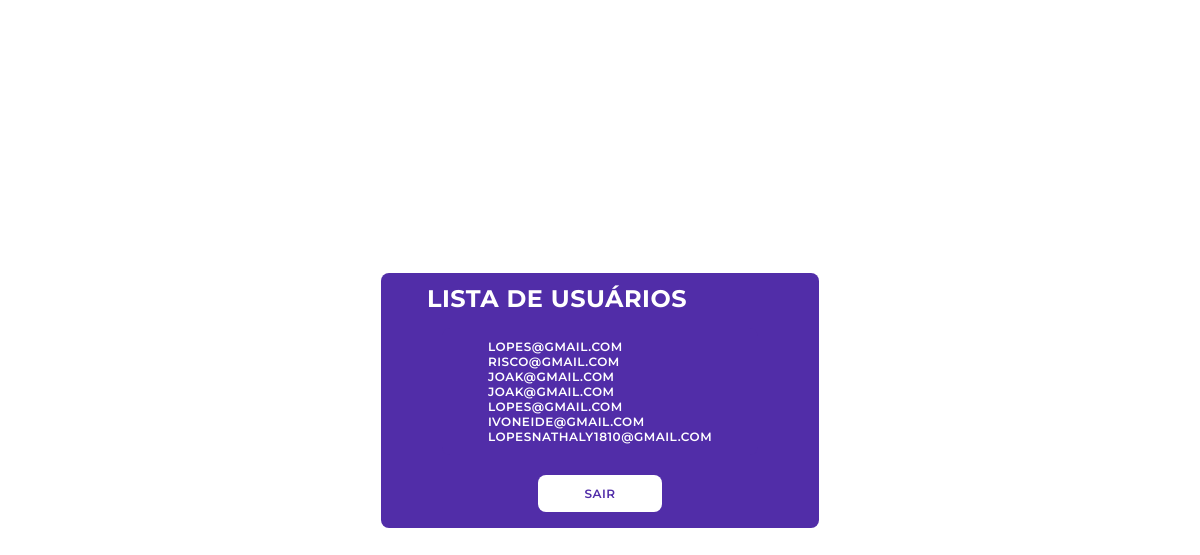
Page /dash (signed in) on the committed database.
### tables this page shows
CREATE TABLE usuarios (
    id INTEGER PRIMARY KEY AUTOINCREMENT,
    email TEXT NOT NULL,
    senha TEXT NOT NULL
);

### app.py (the view)
@app.route('/dash')
@login_required
def dash():
    usuarios = User.get_all()
    return render_template('dash.html', usuarios=usuarios)

### app.py (called while the page is built)
@login_manager.user_loader
def load_user(user_id):
    return User.get(user_id)

### models.py (called while the page is built)
def obter_conexao():
    conn = sqlite3.connect(BANCO)
    conn.row_factory = sqlite3.Row
    return conn

    @classmethod
    def get(cls, id):
        conexao = obter_conexao()
        SELECT = 'SELECT * FROM usuarios WHERE id=?'
        dados = conexao.execute(SELECT, (id,)).fetchone()
        user = User(dados['email'], dados['senha'])
        user.id = dados['id']
        return user

    @classmethod
    def get_all(cls):
        conexao = obter_conexao()
        SELECT = 'SELECT * FROM usuarios'
        dados = conexao.execute(SELECT).fetchall()
        return [dict(dado) for dado in dados]

### templates/dash.html (shortened to what this page needs)
<!DOCTYPE html>
<html lang="en">
<head>
    <link rel="stylesheet" href="static/css/layout.css">
</head>
<body>
    <div class="users-list">
        <h1>Lista de Usuários</h1>
        <div class="users-list">
            {% for usuario in usuarios %}
                <p>{{usuario['email']}}</p>
            {% endfor %}
        </div>
        <form action="{{url_for('logout')}}" method="post">
            <div class="button">
                <button>Sair</button>
            </div>
        </form>
    </div>
</body>
</html>

### static/css/layout.css (style rules this page uses)
* { padding: 0; margin: 0; box-sizing: border-box; font-family: 'Montserrat', sans-serif; }
body { display: flex; align-items: center; justify-content: center; height: 100vh; }
.users-list, .rotas button { background-color: #512da8; color: #fff; font-size: 12px; padding: 10px 45px; border: 1px solid transparent; border-radius: 8px; font-weight: 600; letter-spacing: 0.5px; text-transform: uppercase; margin: 15px; cursor: pointer; }
.button { display: flex; width: 100%; margin-top: 10px; justify-content: center; align-items: center; }
.users-list .button button { background-color: #fff; color: #512da8 ; font-size: 12px; padding: 10px 45px; border: 1px solid transparent; border-radius: 8px; font-weight: 600; letter-spacing: 0.5px; text-transform: uppercase; margin: 5px; cursor: pointer; }

### rows in the picture
usuarios: email "LOPES@GMAIL.COM"
usuarios: email "RISCO@GMAIL.COM"
usuarios: email "JOAK@GMAIL.COM"
usuarios: email "JOAK@GMAIL.COM"
usuarios: email "LOPES@GMAIL.COM"
usuarios: email "IVONEIDE@GMAIL.COM"
usuarios: email "LOPESNATHALY1810@GMAIL.COM"
